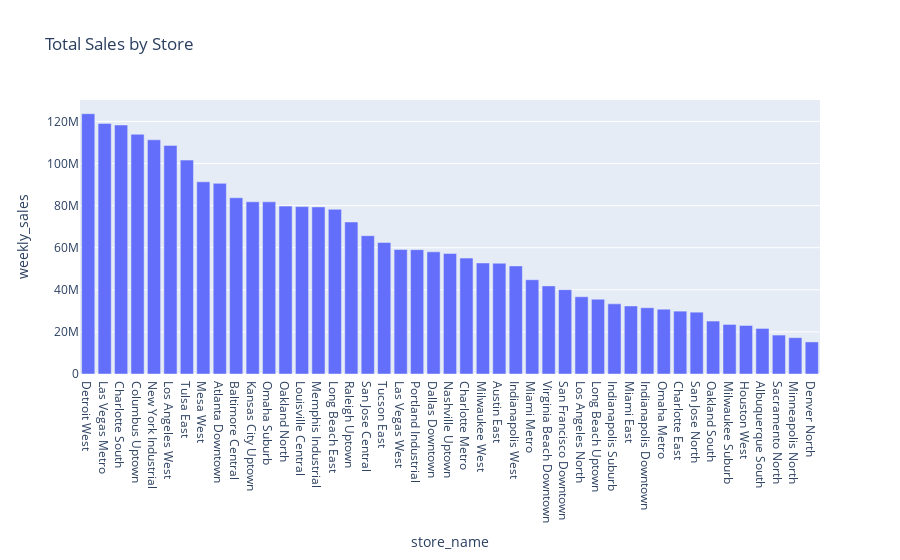

Write notebook code for a chart like this one.
### Code cell
store_sales = df.groupby('store_name')['weekly_sales'].sum().reset_index()

fig = px.bar(store_sales.sort_values('weekly_sales', ascending=False),
             x='store_name', y='weekly_sales', title='Total Sales by Store')
fig.show()

### Figure 1 — Plotly figure (JSON) as saved in the notebook; plotly's stock layout.template omitted (floating-point values rounded to 4 significant figures)
{"data": [{"hovertemplate": "store_name=%{x}<br>weekly_sales=%{y}<extra></extra>", "legendgroup": "", "marker": {"color": "#636efa", "pattern": {"shape": ""}}, "name": "", "orientation": "v", "showlegend": false, "textposition": "auto", "type": "bar", "x": ["Detroit West", "Las Vegas Metro", "Charlotte South", "Columbus Uptown", "New York Industrial", "Los Angeles West", "Tulsa East", "Mesa West", "Atlanta Downtown", "Baltimore Central", "Kansas City Uptown", "Omaha Suburb", "Oakland North", "Louisville Central", "Memphis Industrial", "Long Beach East", "Raleigh Uptown", "San Jose Central", "Tucson East", "Las Vegas West", "Portland Industrial", "Dallas Downtown", "Nashville Uptown", "Charlotte Metro", "Milwaukee West", "Austin East", "Indianapolis West", "Miami Metro", "Virginia Beach Downtown", "San Francisco Downtown", "Los Angeles North", "Long Beach Uptown", "Indianapolis Suburb", "Miami East", "Indianapolis Downtown", "Omaha Metro", "Charlotte East", "San Jose North", "Oakland South", "Milwaukee Suburb", "Houston West", "Albuquerque South", "Sacramento North", "Minneapolis North", "Denver North"], "xaxis": "x", "y": [123700000.0, 119000000.0, 118300000.0, 113900000.0, 111300000.0, 108600000.0, 101600000.0, 91310000.0, 90570000.0, 83720000.0, 81810000.0, 81770000.0, 79760000.0, 79520000.0, 79390000.0, 78230000.0, 72220000.0, 65710000.0, 62480000.0, 59130000.0, 59080000.0, 58020000.0, 57250000.0, 55060000.0, 52740000.0, 52620000.0, 51350000.0, 44790000.0, 41860000.0, 40070000.0, 36680000.0, 35500000.0, 33330000.0, 32340000.0, 31490000.0, 30810000.0, 29860000.0, 29370000.0, 25150000.0, 23550000.0, 23050000.0, 21650000.0, 18490000.0, 17250000.0, 15240000.0], "yaxis": "y"}], "layout": {"barmode": "relative", "legend": {"tracegroupgap": 0}, "title": {"text": "Total Sales by Store"}, "xaxis": {"anchor": "y", "domain": [0, 1], "title": {"text": "store_name"}}, "yaxis": {"anchor": "x", "domain": [0, 1], "title": {"text": "weekly_sales"}}}}
